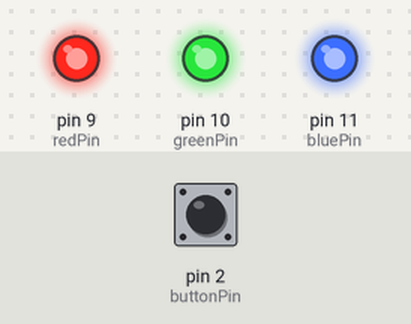
Simulated run of this sketch. Board: Arduino Uno, built with avr-gcc and run on an emulated ATmega328P. Parts: output pins drawn as LEDs (lit = HIGH). The inputs (shaded band) are chosen by the test bench; at power-on: pin 2 (buttonPin) HIGH. What the sketch prints to the serial monitor is not drawn.

Above: at 1.2 s.
1.3 s: pin 2 (buttonPin) pulled LOW for 0.15 s
At 2.4 s:
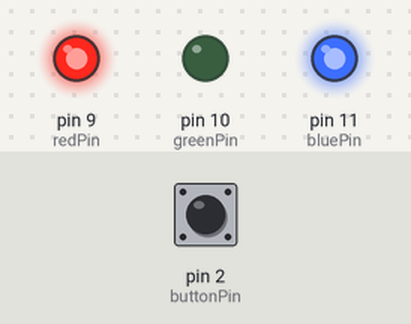
2.9 s: pin 2 (buttonPin) pulled LOW for 1 s
At 3.5 s:
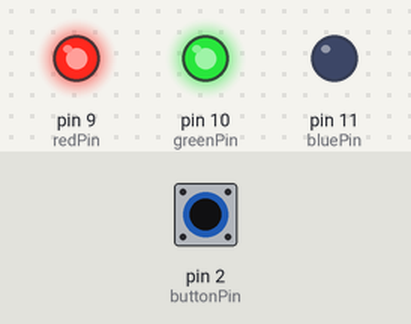
5.4 s: pin 2 (buttonPin) pulled LOW for 0.15 s
At 6.6 s:
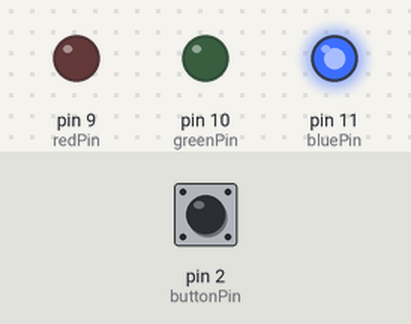
7.0 s: pin 2 (buttonPin) pulled LOW for 3.2 s
At 7.9 s:
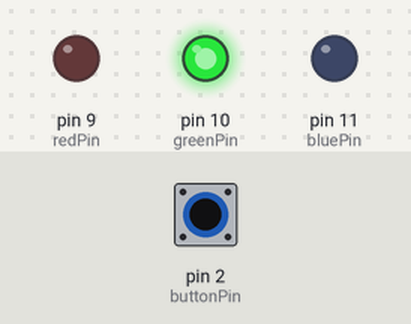
11.7 s: pin 2 (buttonPin) pulled LOW for 0.15 s
At 12.7 s:
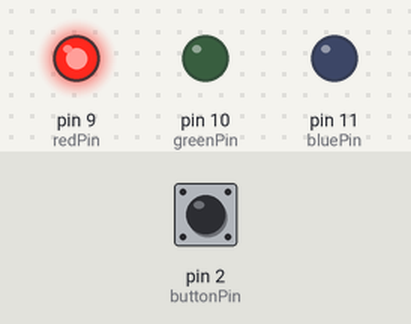
13.3 s: pin 2 (buttonPin) pulsed LOW 5 times (0.12 s each, 0.3 s apart)
At 13.8 s:
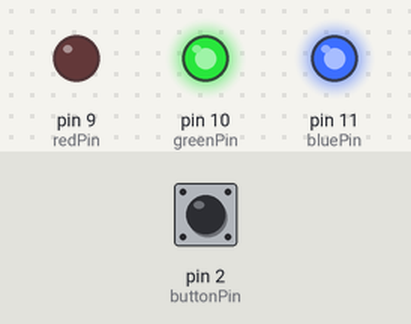
Timing chart, 0 to 16.3 s (numbered marks = the images above; inputs shaded):
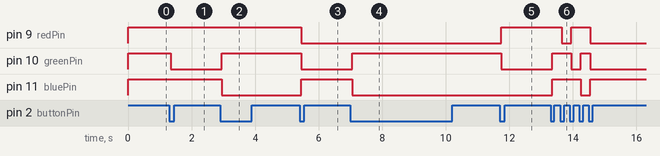

Measured:
- after the input at 1.3 s, pin 10 (greenPin): HIGH → LOW after 0.05 s
- after the input at 2.9 s, pin 10 (greenPin): LOW → HIGH after 0.05 s; pin 11 (bluePin): HIGH → LOW after 0.05 s
- after the input at 5.4 s, pin 9 (redPin), pin 10 (greenPin): HIGH → LOW after 0.05 s; pin 11 (bluePin): LOW → HIGH after 0.05 s
- after the input at 7.0 s, pin 10 (greenPin): LOW → HIGH after 0.05 s; pin 11 (bluePin): HIGH → LOW after 0.05 s
- after the input at 11.7 s, pin 9 (redPin): LOW → HIGH after 0.05 s; pin 10 (greenPin): HIGH → LOW after 0.05 s
- after the input at 13.3 s, pin 9 (redPin): HIGH → LOW after 0.35 s, → HIGH 0.30 s later, → LOW 0.60 s later; pin 10 (greenPin): LOW → HIGH after 0.05 s, → LOW 0.60 s later, → HIGH 0.30 s later, → LOW 0.30 s later; pin 11 (bluePin): LOW → HIGH after 0.05 s, → LOW 0.90 s later, → HIGH 0.30 s later

The sketch:

1012.ino
```cpp
const int buttonPin = 2;    // 按鈕接腳 (D2)
const int redPin = 9;       // 紅色接腳 (D9)
const int greenPin = 10;    // 綠色接腳 (D10)
const int bluePin = 11;     // 藍色接腳 (D11)

int buttonState = HIGH;
int lastButtonState = HIGH;
int colorIndex = 0;          // 顏色狀態索引

unsigned long lastDebounceTime = 0;
unsigned long debounceDelay = 50;

void setup() {
  pinMode(buttonPin, INPUT_PULLUP);
  pinMode(redPin, OUTPUT);
  pinMode(greenPin, OUTPUT);
  pinMode(bluePin, OUTPUT);


  setColor(255, 255, 255);
  Serial.begin(9600);
}

void loop() {
  int reading = digitalRead(buttonPin);

  if (reading != lastButtonState) {
    lastDebounceTime = millis();
  }

  if ((millis() - lastDebounceTime) > debounceDelay) {
    if (reading != buttonState) {
      buttonState = reading;


      if (buttonState == LOW) {
        colorIndex = (colorIndex + 1) % 7;
        changeColor(colorIndex);
        Serial.print("目前顏色代號：");
        Serial.println(colorIndex);
      }
    }
  }

  lastButtonState = reading;
}

void changeColor(int index) {
  switch (index) {
    case 0: setColor(0, 255, 255);   // 紅色
            break;
    case 1: setColor(255, 0, 255);   // 綠色
            break;
    case 2: setColor(255, 255, 0);   // 藍色
            break;
    case 3: setColor(0, 0, 255);     // 黃色
            break;
    case 4: setColor(0, 255, 0);     // 紫色
            break;
    case 5: setColor(255, 0, 0);     // 白色
            break;
    case 6: setColor(255, 255, 255); // 關閉
            break;
  }
}

void setColor(int r, int g, int b) {
  analogWrite(redPin, r);
  analogWrite(greenPin, g);
  analogWrite(bluePin, b);
}
```
